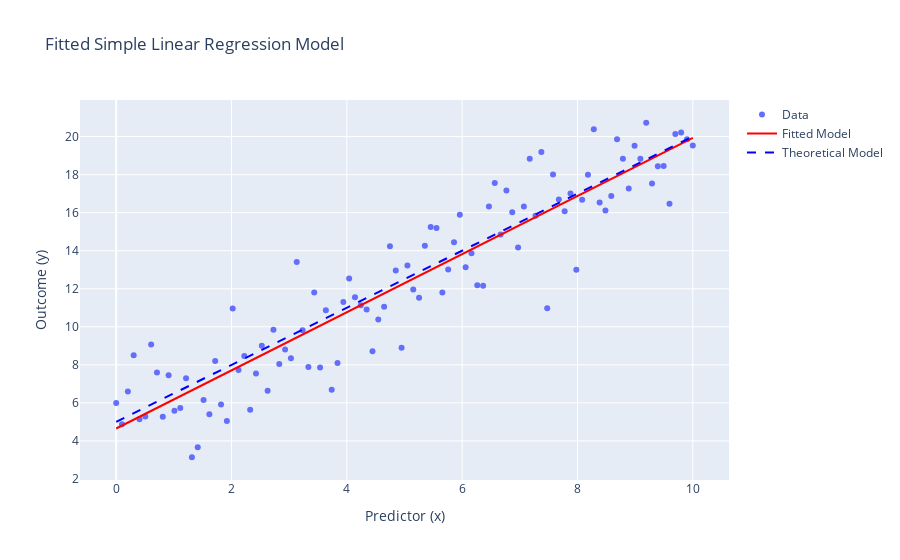

The cell this chart's notebook holds for it:
### Markdown cell above
2)

### Code cell
import numpy as np
import pandas as pd
import plotly.graph_objects as go
import statsmodels.formula.api as smf

# Set seed for reproducibility
np.random.seed(42)

# Parameters for the model
intercept = 5
slope = 1.5
error_std = 2

# Generate data
x_values = np.linspace(0, 10, 100)
errors = np.random.normal(0, error_std, size=x_values.shape)
y_values = intercept + slope * x_values + errors

# Create a DataFrame for statsmodels
data = pd.DataFrame({'x': x_values, 'y': y_values})

# Fit the model
model = smf.ols('y ~ x', data=data).fit()
print(model.summary())

# Generate fitted values
fitted_y = model.predict(data['x'])

# Create the plot
fig = go.Figure()

# Scatter plot of the data points
fig.add_trace(go.Scatter(x=data['x'], y=data['y'], mode='markers', name='Data'))

# Add fitted model line
fig.add_trace(go.Scatter(x=data['x'], y=fitted_y, mode='lines', name='Fitted Model', line=dict(color='red')))

# Add theoretical model line for comparison
theoretical_y = intercept + slope * data['x']
fig.add_trace(go.Scatter(x=data['x'], y=theoretical_y, mode='lines', name='Theoretical Model', line=dict(dash='dash', color='blue')))

# Configure layout
fig.update_layout(
    title="Fitted Simple Linear Regression Model",
    xaxis_title="Predictor (x)",
    yaxis_title="Outcome (y)",
    showlegend=True
)

# Display plot
fig.show()
